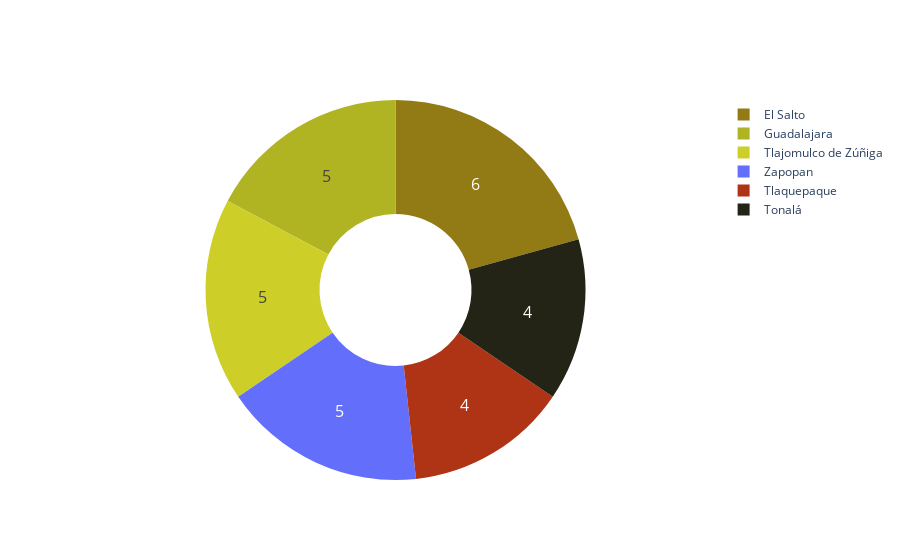

The code cell stored with this chart in its notebook:
### Markdown cell above
# Gráficas

### Code cell
cafe_colors =  ['rgb(146, 123, 21)', 'rgb(177, 180, 34)', 'rgb(206, 206, 40)',
                'rgb(175, 51, 21)', 'rgb(35, 36, 21)']

fig = go.Figure(data=[go.Pie(labels=pivot_mun.index, values=pivot_mun['Total'], hole=.4)])
fig.update_traces(hoverinfo='label+value', textinfo='value', textfont_size=16, marker_colors = cafe_colors)
fig.show()

### Figure 1 — Plotly figure (JSON) as saved in the notebook; plotly's stock layout.template omitted (floating-point values rounded to 4 significant figures)
{"data": [{"hole": 0.4, "hoverinfo": "label+value", "labels": ["El Salto", "Guadalajara", "Tlajomulco de Zúñiga", "Tlaquepaque", "Tonalá", "Zapopan"], "marker": {"colors": ["rgb(146, 123, 21)", "rgb(177, 180, 34)", "rgb(206, 206, 40)", "rgb(175, 51, 21)", "rgb(35, 36, 21)"]}, "textfont": {"size": 16}, "textinfo": "value", "type": "pie", "values": [6, 5, 5, 4, 4, 5]}], "layout": {}}
